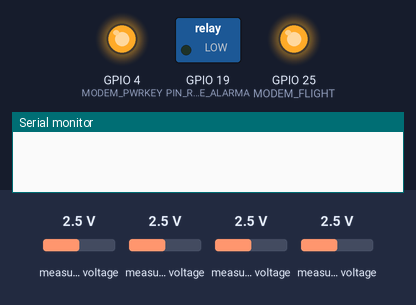
A sketch run on a simulated ESP32. Shown: switched loads named in the sketch (green lamp = pin HIGH), output pins drawn as LEDs (lit = HIGH), the last lines printed to the serial monitor. The test bench sets the inputs (shaded band); at power-on: measured voltage 2.5 V. Pins used as bus, display or sensor lines are not drawn.

Above: at 0.2 s.
At 0.7 s:
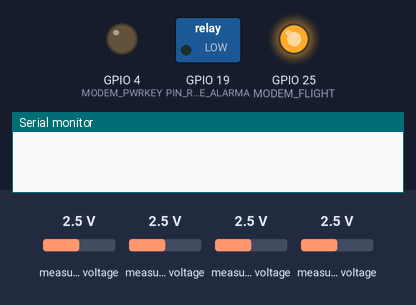
At 4.4 s:
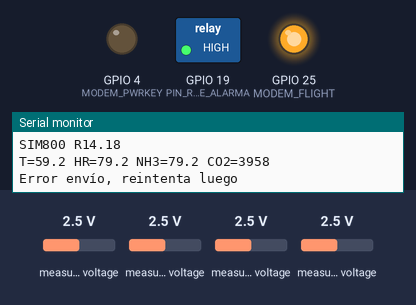
Timing chart, 0 to 5.9 s (numbered marks = the images above):
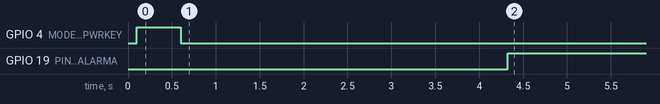

Measured:
- by itself, GPIO 19 (PIN_RELE_ALARMA): LOW → HIGH at 4.3 s

The sketch:

galpon_4g.ino
```cpp
/*
  SERVIMAXX · Tarjeta de galpón avícola (GAL-xx)
  ESP32 + módem 4G (LilyGO T-SIM7600SA-H o T-A7670SA) + ADS1115
  Mide 4 transmisores 4–20 mA y envía a la plataforma SERVIMAXX Monitoreo
  (https://servimaxx.cl/monitoreo/api.php, equipo tipo "Galpón avícola").

  Canales ADS1115 (shunt 150 Ω 0,1 % en cada uno -> 0,6–3,0 V):
    A0  Temperatura   (TT)  4–20 mA = -20 … 80 °C
    A1  Humedad rel.  (HT)  4–20 mA =   0 … 100 %
    A2  Amoníaco NH3  (AT)  4–20 mA =   0 … 100 ppm
    A3  CO2           (AT)  4–20 mA =   0 … 5000 ppm
  Ajusta los rangos abajo según la placa de cada transmisor.

  Librerías (Arduino IDE): "TinyGSM" (Volodymyr Shymanskyy), "Adafruit ADS1X15".
  Placa en Arduino IDE: "ESP32 Dev Module".
*/
#define TINY_GSM_MODEM_SIM7600
#define TINY_GSM_RX_BUFFER 1024
#include <TinyGsmClient.h>
#include <Wire.h>
#include <Adafruit_ADS1X15.h>

// ---------- Identificación ----------
const char* URL     = "https://servimaxx.cl/monitoreo/api.php";
const char* API_KEY = "PEGAR_CLAVE_API_DEL_EQUIPO";      // Administrar > equipo (una por galpón)
const char* APN     = "imovil.entelpcs.cl";               // Entel. Movistar: "wap.tmovil.cl" · Claro: "bam.clarochile.cl" (verificar)
const char* APN_USR = "entelpcs";
const char* APN_PWD = "entelpcs";

// ---------- Modelo de placa LilyGO: deja SOLO UNA línea sin "//" ----------
// Mira la etiqueta del módulo 4G (la lata metálica): "SIM7600SA-H"/"SIM7600G-H" o "A7670SA"
#define PLACA_T_SIM7600        // LilyGO T-SIM7600 (SIM7600SA-H / G-H)
// #define PLACA_T_A7670       // LilyGO T-A7670SA (bandas Latinoamérica)

#if defined(PLACA_T_SIM7600)
  #define MODEM_TX       27
  #define MODEM_RX       26
  #define MODEM_PWRKEY    4
  #define MODEM_POWERON  12
  #define MODEM_FLIGHT   25
#elif defined(PLACA_T_A7670)
  #define MODEM_TX       26
  #define MODEM_RX       27
  #define MODEM_PWRKEY    4
  #define MODEM_POWERON  12
  #define MODEM_FLIGHT   -1
#endif
#define I2C_SDA        21
#define I2C_SCL        22
#define PIN_RELE_ALARMA 19      // relé de baliza/sirena local (activo en HIGH)

// ---------- Rangos de transmisores ----------
struct Canal { const char* nombre; float min4, max20; };
Canal CH[4] = { {"temp", -20.0, 80.0}, {"hum", 0.0, 100.0}, {"nh3", 0.0, 100.0}, {"co2", 0.0, 5000.0} };
const float SHUNT_OHM = 150.0;

// ---------- Umbrales de alarma local (ajustar con el veterinario) ----------
const float T_MAX = 32.0, T_MIN = 16.0, NH3_MAX = 25.0, CO2_MAX = 3000.0;

// ---------- Tiempos ----------
const unsigned long PERIODO_MS = 5UL * 60UL * 1000UL;   // una lectura cada 5 min
const int BUF_MAX = 288;                                 // 24 h guardadas sin señal

HardwareSerial SerialAT(1);
TinyGsm modem(SerialAT);
Adafruit_ADS1115 ads;

struct Lectura { unsigned long ms; float v[4]; char falla[40]; };
Lectura buf[BUF_MAX];
int bufN = 0;

// ---- Lectura 4–20 mA ----
float leer_mA(int ch) {
  float s = 0;
  for (int i = 0; i < 16; i++) { s += ads.computeVolts(ads.readADC_SingleEnded(ch)); delay(3); }
  return (s / 16.0) / SHUNT_OHM * 1000.0;
}
float escalar(float mA, const Canal& c) {
  float v = c.min4 + (mA - 4.0) * (c.max20 - c.min4) / 16.0;
  return constrain(v, c.min4, c.max20);
}

Lectura medir() {
  Lectura L; L.ms = millis(); L.falla[0] = 0;
  for (int i = 0; i < 4; i++) {
    float mA = leer_mA(i);
    if (mA < 3.6 || mA > 21.0) {               // lazo abierto o transmisor en falla (NAMUR NE43)
      L.v[i] = NAN;
      snprintf(L.falla + strlen(L.falla), sizeof(L.falla) - strlen(L.falla), "%s:%.1fmA ", CH[i].nombre, mA);
    } else L.v[i] = escalar(mA, CH[i]);
  }
  return L;
}

void alarmaLocal(const Lectura& L) {
  bool a = (!isnan(L.v[0]) && (L.v[0] > T_MAX || L.v[0] < T_MIN)) ||
           (!isnan(L.v[2]) && L.v[2] > NH3_MAX) ||
           (!isnan(L.v[3]) && L.v[3] > CO2_MAX) || L.falla[0];
  digitalWrite(PIN_RELE_ALARMA, a ? HIGH : LOW);
}

// ---- Módem ----
void encenderModem() {
  pinMode(MODEM_POWERON, OUTPUT); digitalWrite(MODEM_POWERON, HIGH);
  if (MODEM_FLIGHT >= 0) { pinMode(MODEM_FLIGHT, OUTPUT); digitalWrite(MODEM_FLIGHT, HIGH); }
  pinMode(MODEM_PWRKEY, OUTPUT);
  digitalWrite(MODEM_PWRKEY, LOW); delay(100);
  digitalWrite(MODEM_PWRKEY, HIGH); delay(500);
  digitalWrite(MODEM_PWRKEY, LOW);
  delay(3000);
}
bool conectarRed() {
  if (modem.isGprsConnected()) return true;
  if (!modem.waitForNetwork(60000L)) return false;
  return modem.gprsConnect(APN, APN_USR, APN_PWD);
}

// Una lectura -> JSON con las variables de la plataforma (temp, hum, nh3, co2)
// "hace" = segundos de antigüedad (la plataforma la guarda con su hora real)
String json(const Lectura& L, int rssiDbm) {
  String j = "{\"key\":\"" + String(API_KEY) + "\"";
  for (int c = 0; c < 4; c++)
    if (!isnan(L.v[c])) j += ",\"" + String(CH[c].nombre) + "\":" + String(L.v[c], c == 3 ? 0 : 1);
  j += ",\"rssi\":" + String(rssiDbm);
  j += ",\"falla_lazo\":" + String(L.falla[0] ? 1 : 0);
  j += ",\"hace\":" + String((millis() - L.ms) / 1000UL) + "}";
  return j;
}

// HTTPS con el stack interno del SIM7600 (AT+HTTP...)
bool enviar(const String& cuerpo) {
  modem.sendAT("+HTTPTERM"); modem.waitResponse(2000);
  modem.sendAT("+HTTPINIT"); if (modem.waitResponse(5000) != 1) return false;
  modem.sendAT("+HTTPPARA=\"URL\",\"", URL, "\""); modem.waitResponse(3000);
  modem.sendAT("+HTTPPARA=\"CONTENT\",\"application/json\""); modem.waitResponse(3000);
  modem.sendAT("+HTTPDATA=", cuerpo.length(), ",10000");
  if (modem.waitResponse(5000, "DOWNLOAD") != 1) return false;
  SerialAT.print(cuerpo); modem.waitResponse(10000);
  modem.sendAT("+HTTPACTION=1");
  if (modem.waitResponse(5000) != 1) return false;
  String r;
  bool ok = false;
  if (modem.waitResponse(60000L, r, "+HTTPACTION:") == 1) {
    modem.waitResponse(1000L, r);
    ok = r.indexOf(",200,") >= 0;
  }
  modem.sendAT("+HTTPTERM"); modem.waitResponse(2000);
  return ok;
}

void setup() {
  Serial.begin(115200);
  pinMode(PIN_RELE_ALARMA, OUTPUT); digitalWrite(PIN_RELE_ALARMA, LOW);
  Wire.begin(I2C_SDA, I2C_SCL);
  if (!ads.begin(0x48)) Serial.println("ADS1115 no encontrado");
  ads.setGain(GAIN_ONE);
  SerialAT.begin(115200, SERIAL_8N1, MODEM_RX, MODEM_TX);
  encenderModem();
  modem.restart();
  Serial.println(modem.getModemInfo());
}

void loop() {
  static unsigned long ultimo = 0;
  if (ultimo != 0 && millis() - ultimo < PERIODO_MS) { delay(200); return; }
  ultimo = millis();

  Lectura L = medir();
  alarmaLocal(L);
  if (bufN == BUF_MAX) { memmove(buf, buf + 1, sizeof(Lectura) * (BUF_MAX - 1)); bufN--; }
  buf[bufN++] = L;
  Serial.printf("T=%.1f HR=%.1f NH3=%.1f CO2=%.0f %s\n", L.v[0], L.v[1], L.v[2], L.v[3], L.falla);

  if (!conectarRed()) { Serial.println("Sin red 4G, se guarda"); return; }
  int csq = modem.getSignalQuality();
  int dbm = (csq > 0 && csq < 99) ? -113 + 2 * csq : -120;
  int enviadas = 0;
  while (bufN > 0 && enviadas < 30) {       // de la más antigua a la más nueva
    if (!enviar(json(buf[0], dbm))) { Serial.println("Error envío, reintenta luego"); break; }
    memmove(buf, buf + 1, sizeof(Lectura) * (bufN - 1));
    bufN--; enviadas++;
  }
}
```
